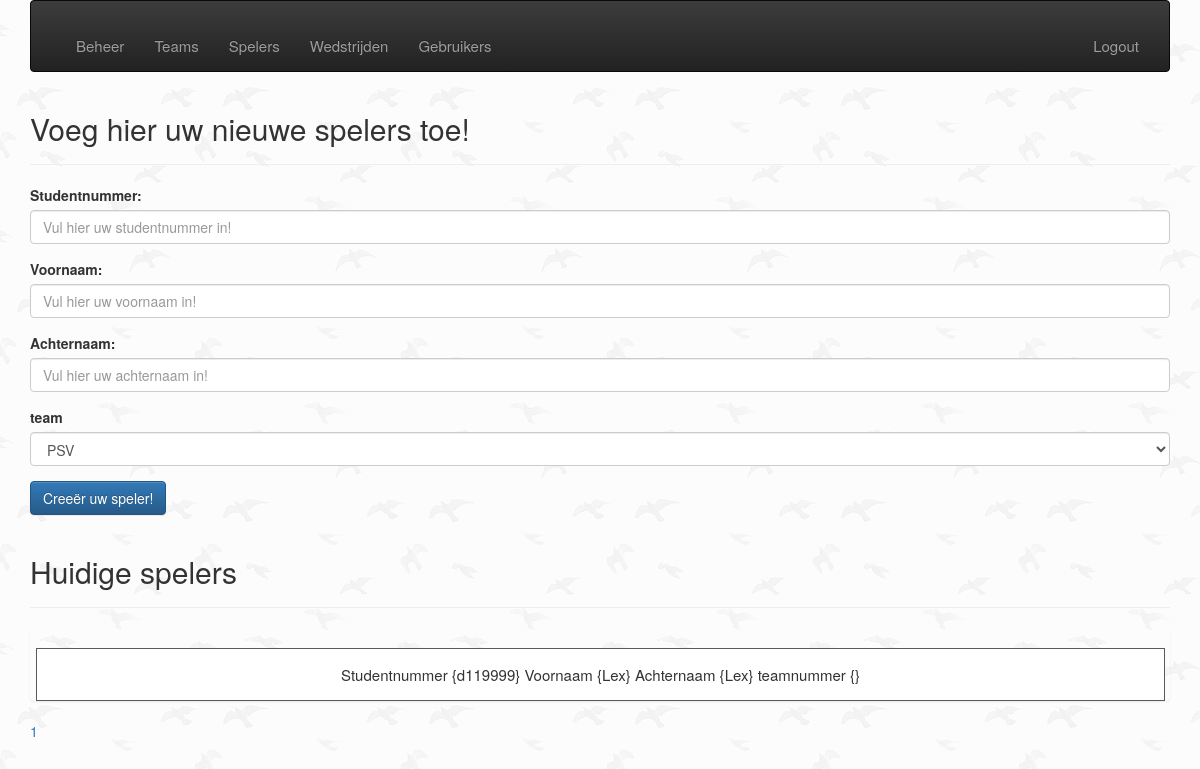
Screenshot of /admin/public/createPlayer.php?page=1&per-page=5 (signed in) with the database file from the repository.
### tables this page shows
CREATE TABLE `tbl_players` (
  `id` int(11) UNSIGNED NOT NULL,
  `student_id` varchar(10) NOT NULL,
  `team_id` int(11) UNSIGNED DEFAULT NULL,
  `first_name` varchar(255) NOT NULL,
  `last_name` varchar(255) NOT NULL,
  `goals` int(4) DEFAULT '0',
  `created_at` datetime NOT NULL DEFAULT CURRENT_TIMESTAMP,
  `deleted_at` datetime DEFAULT NULL
);

### admin/public/createPlayer.php (the view, shortened to what this page needs)
    <?php
require ('header.php');
require ('../app/database.php');
?>
    <header class="page-header">
        <h2>Voeg hier uw nieuwe spelers toe!</h2>
    </header>
<section>
    <form action="../app/player_manager.php" method="POST" enctype="multipart/form-data">
        <div class="form-group">
            <label for="studentnummer">Studentnummer:</label>
            <input type="text" class="form-control" name="studentnummer" placeholder="Vul hier uw studentnummer in!">
        </div>
        <div class="form-group">
            <label for="voornaam">Voornaam:</label>
            <input type="text" class="form-control" name="voornaam" placeholder="Vul hier uw voornaam in!">
        </div>
        <div class="form-group">
            <label for="achternaam">Achternaam:</label>
            <input type="text" class="form-control" name="achternaam" placeholder="Vul hier uw achternaam in!">
        </div>
        <?php
        $teamsPlayers = $db_conn->prepare( "SELECT * FROM tbl_teams");
        $teamsPlayers->execute();
        $teamsPlayers = $teamsPlayers->fetchAll(PDO::FETCH_ASSOC);
        ?>
            <div class="form-group">
                <label for="teamnummer">team</label>
                <select  class="form-control" name="teamnummer">
                    <?php
                    foreach ($teamsPlayers as $teamsPlayer)
                    {
                      echo "<option value=".$teamsPlayer['id'].">
                            <p>".$teamsPlayer['name']."</p>
                            </option>";
                    }
                    ?>
                </select>
            </div>
            <div class="form-group">
            <input type="submit" value="Creeër uw speler!" class="btn btn-primary" name="register">
        </div>
    </form>
    <header class="page-header">
        <h2>Huidige spelers</h2>
    </header>
    <?php
    $page = isset($_GET['page'])?(int)$_GET['page'] : 1;
    $perPage = isset($_GET['per-page'])&& $_GET['per-page'] <=5 ?(int)$_GET['per-page'] : 5;
    $start = ($page > 1) ? ($page * $perPage) - $perPage : 0;
    $players = $db_conn->prepare ("SELECT SQL_CALC_FOUND_ROWS * FROM tbl_players ORDER BY team_id ASC LIMIT {$start},{$perPage}");
    $players->execute();
    $players = $players->fetchAll(PDO::FETCH_ASSOC);
    $total = $db_conn->query("SELECT FOUND_ROWS() as total")->fetch()['total'];
    $pages = ceil($total /$perPage);
    ?>
    <ul class="list-group">
        <?php
        foreach ($players as $player)
        {
            echo "<ul class=\"game-item\">
                          <form action=\"adjust_player.php\" method=\"POST\">
                          <input type=\"hidden\" name=\"adjust\" value=\"{$player['id']}\">
                          <input class=\"adjust\" type=\"submit\" value=\"adjust\">
                             </form>
                          <li>Studentnummer {{$player['student_id']}}   Voornaam {{$player['first_name']}} Achternaam {{$player['last_name']}}
                          teamnummer {{$player['team_id']}}</li>
                          <form action=\"../app/delete_player_manager.php\" method=\"POST\">
                          <input type=\"hidden\" name=\"delete\" value=\"{$player['id']}\">
                          <input class=\"delete\" type=\"submit\" value=\"delete\">
                          </form>
                          </ul>";
        }
        ?>
    </ul>
    <div class="pagenation">
<?php  for ($x =1; $x <= $pages; $x++) :?>
    <a href="?page=<?php echo $x; ?>&per-page=<?php echo $perPage ?>"><?php  echo $x; ?></a>
<?php endfor; ?>
    </div>
</section>
<?php
 require ('footer.php');
?>

### admin/css/main.css (style rules this page uses)
ul { padding-top: 20px; list-style-type: none; }
li { font-size: 15px; }
body { background: url("../img/bg.png"); }
a { color: red; }
.game-item { padding: 15px; border: 1px solid rgb(90, 90, 90); margin: 0 5px 5px 6px; background: #FFF; position: relative; text-align: center; }

### rows the page displays
tbl_players: student "d119999", first_name "Lex", last_name "Lex"

### other values shown
$item['label'] "Beheer"
$item['label'] "Teams"
$item['label'] "Spelers"
$item['label'] "Wedstrijden"
$item['label'] "Gebruikers"
